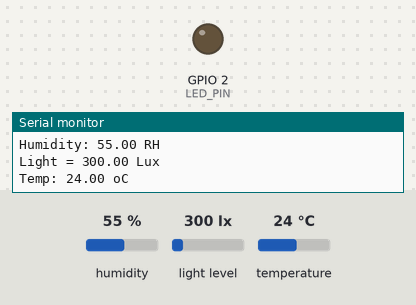
Bench run of a program on a simulated ESP32. Shown: output pins drawn as LEDs (lit = HIGH), the last lines printed to the serial monitor. Inputs (shaded band) come from the test bench; at power-on: light level 300 lx, humidity 55 %, temperature 24 °C.

Above: at 5.8 s.
5.9 s: light level set to 369 lx
11.9 s: light level set to 415 lx
At 15.5 s:
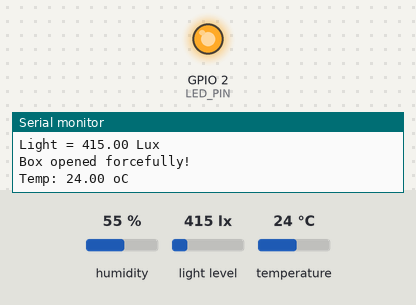
17.9 s: light level set to 40 lx
At 20.8 s:
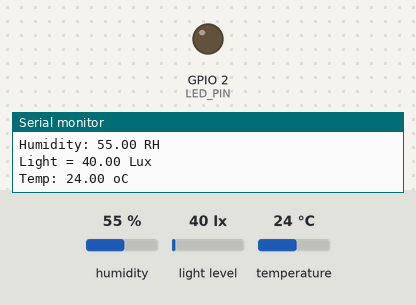
23.9 s: light level set to 500 lx
At 25.5 s:
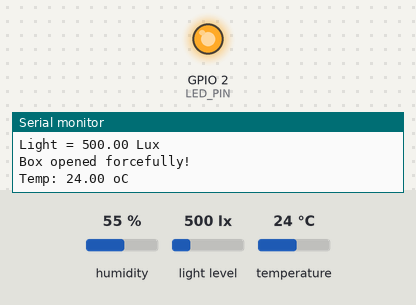
Timing chart, 0 to 27.0 s (numbered marks = the images above; inputs shaded):
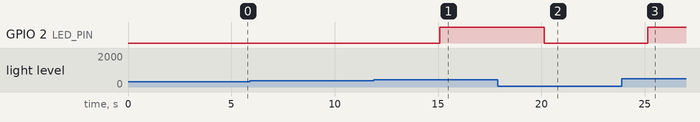

The program:

main.cpp
```cpp
#include <BH1750.h>
#include <DHT.h>
#include <Adafruit_Sensor.h>
#include <Wire.h>

// Define pin numbers
#define DHTPIN 4
#define LED_PIN 2
#define BH1750_ADDRESS 0x23
#define BAUD_RATE 9600

// Initialize sensors
const int DHTTYPE = DHT11;
DHT dht(DHTPIN, DHTTYPE);
BH1750 lightMeter(BH1750_ADDRESS);


void setup() {
  // Start serial communication
  Serial.begin(BAUD_RATE);

  // Initialize DHT sensor
  dht.begin();

  // Initialize BH1750 sensor
  Wire.begin(21,22); //SCL, SDA
  lightMeter.begin();

  //initialize the LED pin as an output.
  pinMode(LED_PIN, OUTPUT);
}

void loop() {
  // Get temperature data every X seconds
  int delayX = 5; // Replace with the 3rd digit of your student ID
  float temperature = dht.readTemperature();
  Serial.print("Temp: ");
  Serial.print(temperature);
  Serial.println(" oC");
  delay(delayX * 1000);

  // Get humidity data every Y seconds
  int delayY = 0; // Replace with the 2nd digit of your student ID
  float humidity = dht.readHumidity();
  Serial.print("Humidity: ");
  Serial.print(humidity);
  Serial.println(" RH");
  delay(delayY * 1000);

  // Get light sensor data every Z seconds
  int delayZ = 0; // Replace with the last digit of your student ID
  float lux = lightMeter.readLightLevel();
  Serial.print("Light = ");
  Serial.print(lux);
  Serial.println(" Lux");

  // Turn on LED if lux is above 400
  if (lux > 400) {
    digitalWrite(LED_PIN, HIGH);
    Serial.println("Box opened forcefully!"); // Turn on LED if box is opened
  } else {
    digitalWrite(LED_PIN, LOW);
  }

  delay(delayZ * 1000);
}
```

Measured:
- the behaviour switches between 400 and 401 lx on light level (found by bisection; images 0 and 1)
- after the input at 11.9 s, GPIO 2 (LED_PIN): LOW → HIGH after 3.2 s
- after the input at 17.9 s, GPIO 2 (LED_PIN): HIGH → LOW after 2.2 s
- after the input at 23.9 s, GPIO 2 (LED_PIN): LOW → HIGH after 1.3 s
